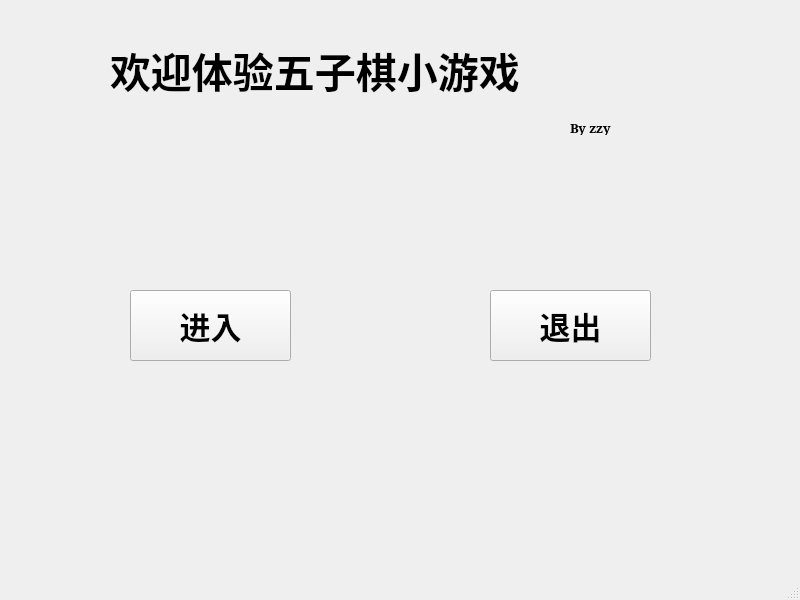
<?xml version="1.0" encoding="UTF-8"?>
<ui version="4.0">
 <class>welcome</class>
 <widget class="QMainWindow" name="welcome">
  <property name="geometry">
   <rect>
    <x>0</x>
    <y>0</y>
    <width>800</width>
    <height>600</height>
   </rect>
  </property>
  <property name="windowTitle">
   <string>MainWindow</string>
  </property>
  <widget class="QWidget" name="centralwidget">
   <widget class="QLabel" name="label">
    <property name="geometry">
     <rect>
      <x>110</x>
      <y>20</y>
      <width>551</width>
      <height>101</height>
     </rect>
    </property>
    <property name="font">
     <font>
      <family>华文行楷</family>
      <pointsize>31</pointsize>
      <weight>75</weight>
      <bold>true</bold>
      <strikeout>false</strikeout>
     </font>
    </property>
    <property name="mouseTracking">
     <bool>false</bool>
    </property>
    <property name="text">
     <string>欢迎体验五子棋小游戏</string>
    </property>
   </widget>
   <widget class="QLabel" name="label_2">
    <property name="geometry">
     <rect>
      <x>570</x>
      <y>120</y>
      <width>72</width>
      <height>15</height>
     </rect>
    </property>
    <property name="font">
     <font>
      <family>Constantia</family>
      <pointsize>10</pointsize>
      <weight>75</weight>
      <bold>true</bold>
     </font>
    </property>
    <property name="text">
     <string>By zzy</string>
    </property>
   </widget>
   <widget class="QPushButton" name="pushButton">
    <property name="geometry">
     <rect>
      <x>130</x>
      <y>290</y>
      <width>161</width>
      <height>71</height>
     </rect>
    </property>
    <property name="font">
     <font>
      <family>华文行楷</family>
      <pointsize>23</pointsize>
      <weight>75</weight>
      <bold>true</bold>
     </font>
    </property>
    <property name="text">
     <string>进入</string>
    </property>
   </widget>
   <widget class="QPushButton" name="pushButton_2">
    <property name="geometry">
     <rect>
      <x>490</x>
      <y>290</y>
      <width>161</width>
      <height>71</height>
     </rect>
    </property>
    <property name="font">
     <font>
      <family>华文行楷</family>
      <pointsize>23</pointsize>
      <weight>75</weight>
      <bold>true</bold>
     </font>
    </property>
    <property name="text">
     <string>退出</string>
    </property>
   </widget>
  </widget>
  <widget class="QMenuBar" name="menubar">
   <property name="geometry">
    <rect>
     <x>0</x>
     <y>0</y>
     <width>800</width>
     <height>26</height>
    </rect>
   </property>
  </widget>
  <widget class="QStatusBar" name="statusbar"/>
 </widget>
 <resources/>
 <connections/>
</ui>
